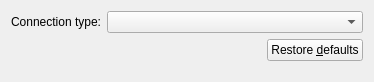
<?xml version="1.0" encoding="UTF-8"?>
<ui version="4.0">
 <class>MSFSSimConnectOptionWidget</class>
 <widget class="QWidget" name="MSFSSimConnectOptionWidget">
  <property name="geometry">
   <rect>
    <x>0</x>
    <y>0</y>
    <width>369</width>
    <height>82</height>
   </rect>
  </property>
  <property name="windowTitle">
   <string>Form</string>
  </property>
  <layout class="QVBoxLayout" name="verticalLayout">
   <item>
    <layout class="QFormLayout" name="formLayout_2">
     <item row="0" column="0">
      <widget class="QLabel" name="label">
       <property name="text">
        <string>Connection type:</string>
       </property>
      </widget>
     </item>
     <item row="0" column="1">
      <widget class="QComboBox" name="connectionComboBox"/>
     </item>
    </layout>
   </item>
   <item>
    <layout class="QHBoxLayout" name="horizontalLayout" stretch="1,0">
     <item>
      <widget class="QLabel" name="infoLabel">
       <property name="minimumSize">
        <size>
         <width>250</width>
         <height>0</height>
        </size>
       </property>
       <property name="text">
        <string/>
       </property>
      </widget>
     </item>
     <item>
      <widget class="QPushButton" name="restoreDefaultsPushButton">
       <property name="text">
        <string>Restore &amp;defaults</string>
       </property>
      </widget>
     </item>
    </layout>
   </item>
   <item>
    <spacer name="verticalSpacer">
     <property name="orientation">
      <enum>Qt::Vertical</enum>
     </property>
     <property name="sizeHint" stdset="0">
      <size>
       <width>20</width>
       <height>3</height>
      </size>
     </property>
    </spacer>
   </item>
  </layout>
 </widget>
 <resources/>
 <connections/>
</ui>
